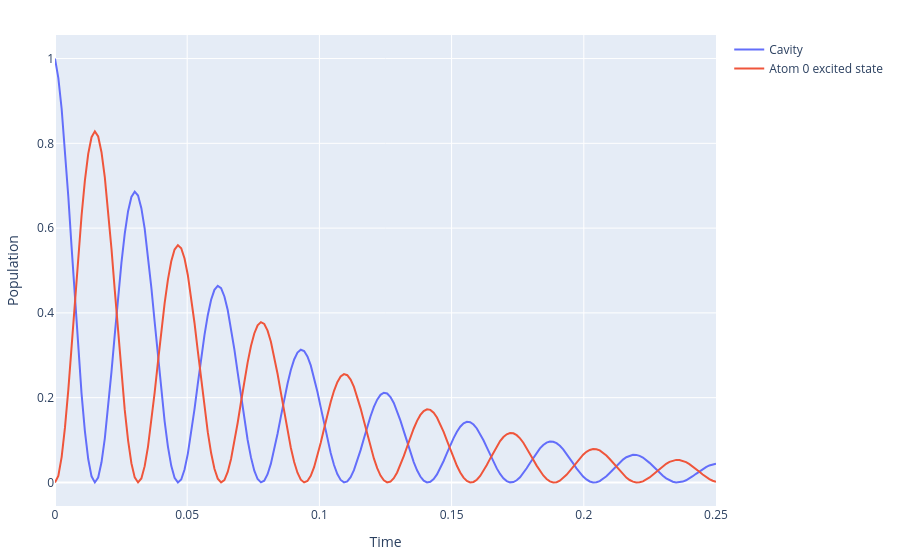

The notebook cell this image was saved under:
### Markdown cell above
We know that the interaction Hamiltonian for the Tavis-Cummings model is defined as follows: 
$\begin{equation}
    H_{I} = \omega_{c} a^{\dag} a + \sum_{n=1}^{N} \left[ {\omega_{E}}_{n} \sigma_{n}^{\dag} \sigma_{n} + g_{n} \left( \sigma_{n}^{\dag} a + a^{\dag} \sigma_{n} \right) \right].
\end{equation}
$ 
We first consider the case where we have one emitter, which is resonant with the cavity (i.e. $\omega_{c} = \omega_{E}$).

### Code cell
cavity = Cavity(
    num_emitters=1,
    cavity_freq=245e3,
    emitter_freq=245e3,
    g=100,
    gamma=0.4,
    kappa=245e-1,
    num_photons=2,
)

tlist = np.linspace(0, 0.25, 200)
initial_state = cavity.cavity_state(num_photons=1)
result = cavity.mesolve(initial_state, tlist)
plot_populations(result)

### Figure 1 — Plotly figure (JSON) as saved in the notebook; plotly's stock layout.template omitted (floating-point values rounded to 4 significant figures; data arrays with more than 128 entries replaced by an {"elided": "..."} marker saying what was removed)
{"data": [{"mode": "lines", "name": "Cavity", "type": "scatter", "x": {"elided": "200 float values"}, "y": {"elided": "200 float values"}}, {"mode": "lines", "name": "Atom 0 excited state", "type": "scatter", "x": {"elided": "200 float values"}, "y": {"elided": "200 float values"}}], "layout": {"margin": {"b": 20, "l": 20, "r": 20, "t": 35}, "title": {"text": ""}, "xaxis": {"title": {"text": "Time"}}, "yaxis": {"title": {"text": "Population"}}}}
